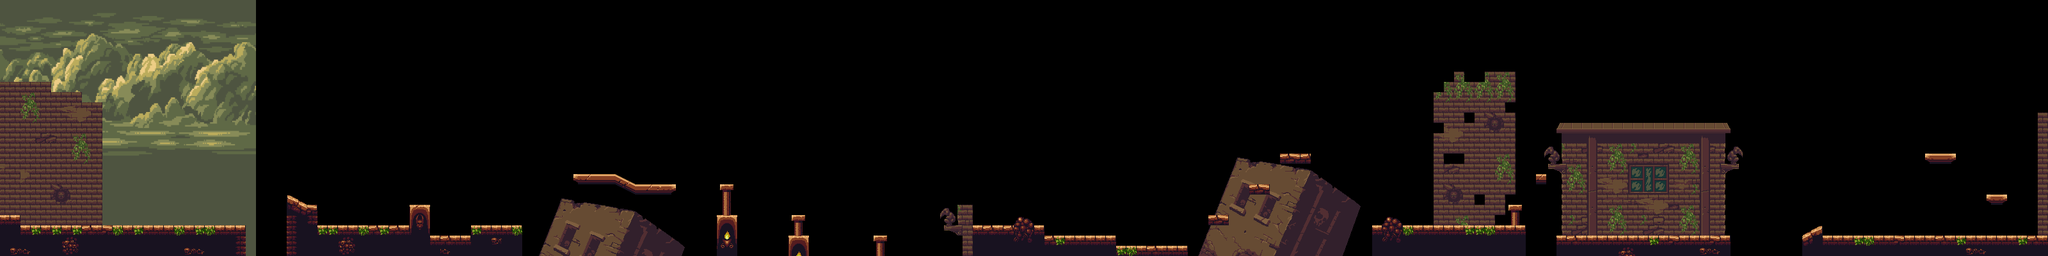

A 2D game scene composited from a Tiled map and its tileset images. What follows is a short description and the map's XML, with each tile layer's data collapsed to a summary:
An orthogonal 200x25 tile map with 16x16 px tiles, 3 tile layers (backgroundBuildings, soil, collision), 2 tilesets, 1 image layer and 12 objects (3x ObstacleEnemy, 2x StillEnemy, 2x Collectable, Player, MovingEnemy, ...).

<map version="1.5" tiledversion="1.7.2" orientation="orthogonal" renderorder="right-down" width="200" height="25" tilewidth="16" tileheight="16" infinite="0" nextlayerid="24" nextobjectid="30">
 <tileset firstgid="1" name="tiles" tilewidth="16" tileheight="16" tilecount="726" columns="66">
  <image source="tilesets/lvl2Tiles.png" width="1056" height="176" />
 </tileset>
 <tileset firstgid="727" name="town" tilewidth="16" tileheight="16" tilecount="176" columns="16">
  <image source="tilesets/lvl2Town.png" width="256" height="176" />
 </tileset>
 <imagelayer id="14" name="sky">
  <image source="levelBackgrounds/backgroundLvl2.png" width="400" height="400" />
 </imagelayer>
 <layer id="22" name="backgroundBuildings" width="200" height="25">
  <data>[5000 cells, 824 non-empty, 441 distinct tile ids]</data>
 </layer>
 <layer id="21" name="soil" width="200" height="25">
  <properties>
   <property name="speedX" type="float" value="1.5" />
  </properties>
  <data>[5000 cells, 187 non-empty, 16 distinct tile ids]</data>
 </layer>
 <layer id="19" name="collision" width="200" height="25">
  <data>[5000 cells, 120 non-empty, 33 distinct tile ids]</data>
 </layer>
 <objectgroup id="2" name="Objects Layer">
  <object id="2" name="Player" type="Player" x="50" y="317" width="20" height="26" />
  <object id="15" name="Saw" type="ObstacleEnemy" x="394" y="310" width="40" height="40" />
  <object id="16" name="Shooter" type="StillEnemy" x="1497.33" y="298.333" width="20" height="20" />
  <object id="19" name="Saw" type="ObstacleEnemy" x="1298" y="326.667" width="40" height="40">
   <properties>
    <property name="speedY" type="float" value="3.5" />
   </properties>
  </object>
  <object id="20" name="Saw" type="ObstacleEnemy" x="2730.67" y="306.667" width="60" height="60">
   <properties>
    <property name="speedY" type="float" value="1" />
   </properties>
  </object>
  <object id="22" name="Shooter" type="StillEnemy" x="3126" y="325.333" width="40" height="40">
   <properties>
    <property name="cooldownMs" type="int" value="700" />
    <property name="speedX" type="float" value="4" />
   </properties>
  </object>
  <object id="23" name="Mover" type="MovingEnemy" x="2544" y="342" width="20" height="20">
   <properties>
    <property name="speedX" type="float" value="1.6" />
    <property name="startingPositionX" type="float" value="2544" />
   </properties>
  </object>
  <object id="25" name="Gate" type="Gate" x="3102.67" y="182.667" width="20" height="40">
   <properties>
    <property name="target" value="tiledMaps/level3.tmx" />
   </properties>
  </object>
  <object id="26" name="WelcomeLvl2" type="Reader" x="180.667" y="332" width="20" height="20">
   <properties>
    <property name="text" value="Lvl 2! Check if some abilities" />
    <property name="text2" value="were unlocked. Reminder: S-D" />
   </properties>
  </object>
  <object id="28" name="collectable" type="Collectable" x="8.45455" y="306.091" width="30" height="30" />
  <object id="29" name="collectable" type="Collectable" x="674" y="337.333" width="30" height="30" />
 </objectgroup>
 <objectgroup id="23" name="Button Layer">
  <object id="14" name="quit" type="Button" x="330" y="6" width="20" height="20">
   <properties>
    <property name="target" value="tiledMaps/mainMenu.tmx" />
   </properties>
  </object>
 </objectgroup>
</map>
